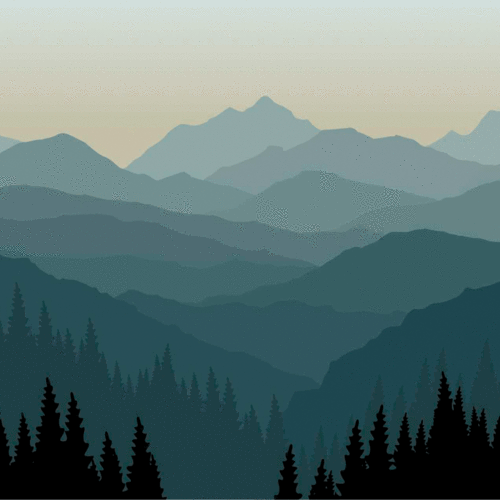
#> input picture Lessons/lesson5/x.jpg, 500 x 500 px
$ python lesson5.py
#> lines starting #> are read from the running program, lines starting #| are printed output that depends on the picture
import cv2 as cv

def main():
    image1 = cv.imread("x.jpg")
#> image1 is the input picture: shape (500, 500, 3); mean B, G, R 118.4, 119.1, 96.5
    image2 = cv.imread("y.jpg")
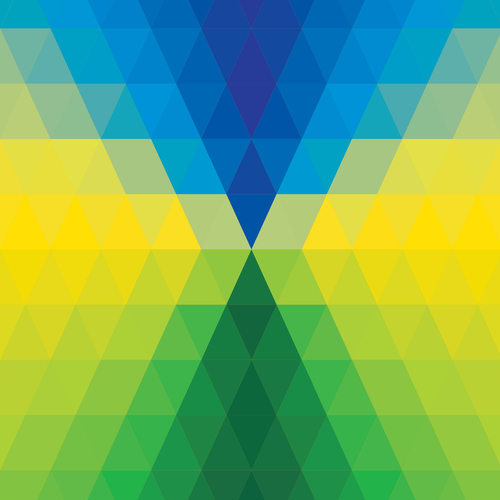
#> input picture Lessons/lesson5/y.jpg, 500 x 500 px
#> image2 is the input picture: shape (500, 500, 3); mean B, G, R 97.3, 175, 114

    print("x: ",image1.shape)
#| x:  (500, 500, 3)
    print("y: ",image2.shape)
#| y:  (500, 500, 3)

    # !! Toplama yapabilmek için iki resiminde aynı boyutta olması gerek !! #

    toplam = cv.add(image1,image2)
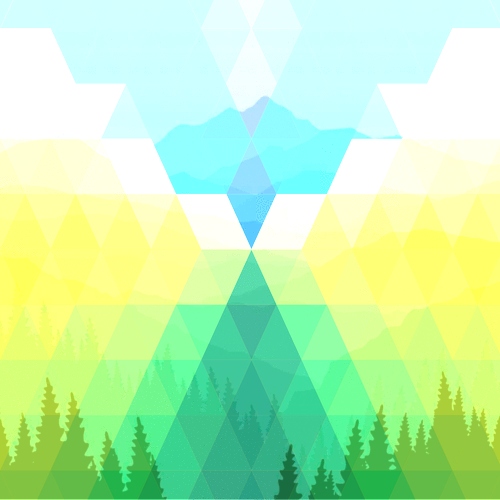
#> toplam: shape (500, 500, 3); mean B, G, R 179.8, 242, 189.4
    weighted = cv.addWeighted(image1,0.8,image2,0.2,0) # Alpha ve Beta değerleri 1'e eşit olmak zorunda
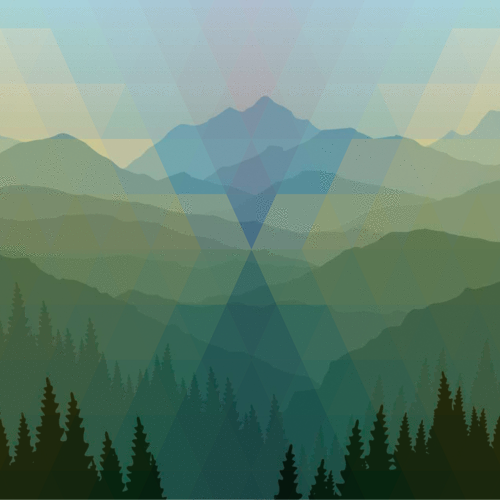
#> weighted: shape (500, 500, 3); mean B, G, R 114.2, 130.3, 100


    # === Ağırlı Toplama Mantığı ===
    # image1'in bütün pixellerindeki BGR değerlerini verdiğimiz Alpha değeri ile
    # image2'nin bütün pixellerindeki BGR değerlerini verdiğimiz Beta değerleri ile
    # çarpıp yeni resimin BGR değerleri için iki sayının toplamından oluşan
    # bir ndarray oluşturuyor Bu da hangi resime verdiğimiz değerler daha yüksekse
    # o resimin daha öncelikli gösterilmesini sağlıyor

    # === Gösterimi ===
    # x = image1[200,200] * 0.8
    # y = image2[200,200] * 0.2
    # newimage[200,200] = x + y


    # cv.imshow("Picture 1", image1)
    # cv.imshow("Picture 2", image2)
    cv.imshow("Toplam",toplam)
    cv.imshow("Weighted",weighted)
    cv.waitKey(0)
    cv.destroyAllWindows()

if __name__ == '__main__':
    main()
